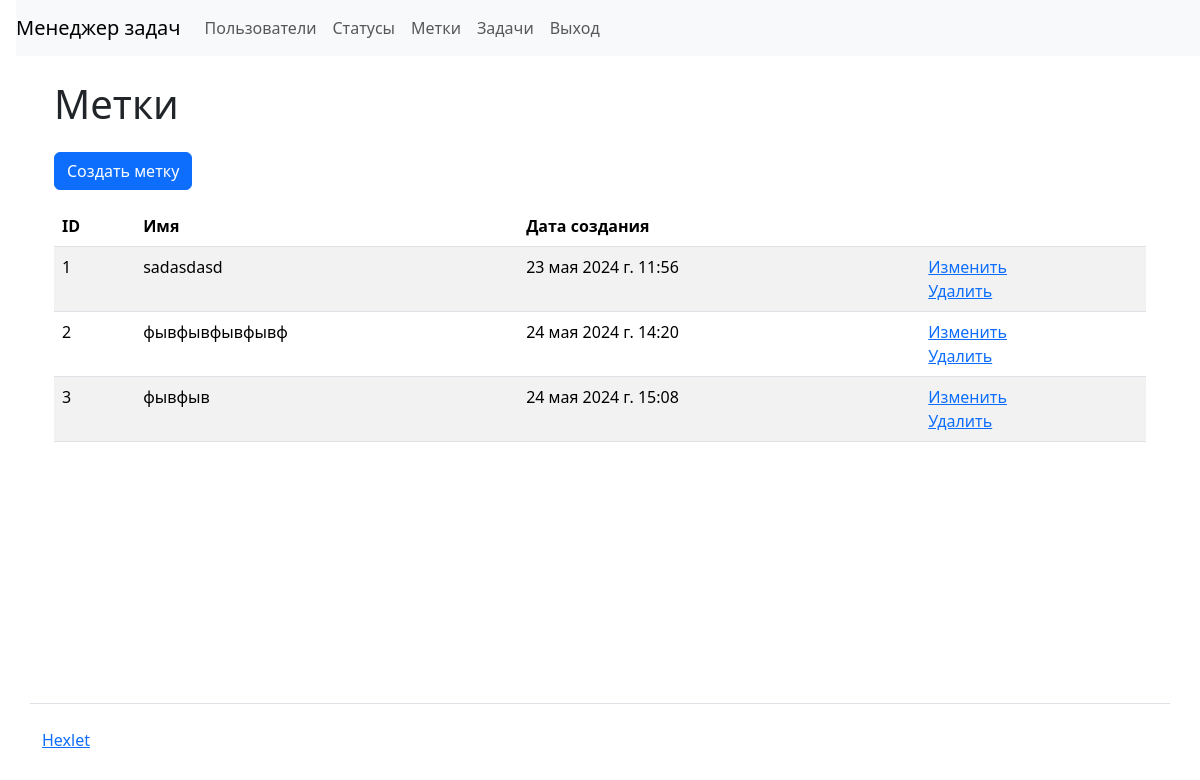
Screenshot of /labels/ (signed in) with the database file from the repository.
### task_manager/apps/labels/models.py (models this page shows, shortened)
class Label(models.Model):
    name = models.CharField(
        max_length=255, null=False, blank=False, verbose_name=_("Name")
    )
    created_at = models.DateTimeField(auto_now_add=True, verbose_name=_("Created at"))

### task_manager/apps/labels/views.py (the view)
# urls.py: path("", views.Index.as_view(), name="labels"),
class Index(CustomLoginRequiredMixin, ListView):
    model = Label
    template_name = "labels/labels.html"
    context_object_name = "labels"
    login_url = "login"

### task_manager/mixins.py (called while the page is built)
    def dispatch(self, request: HttpRequest, *args, **kwargs):
        if not request.user.is_authenticated:
            messages.add_message(
                request, messages.ERROR, self.permission_denied_message
            )
            return self.handle_no_permission()
        return super(CustomLoginRequiredMixin, self).dispatch(request, *args, **kwargs)

### task_manager/templates/labels/labels.html
{% extends 'base.html' %}
{% load i18n %}
{% block content %}
<div class="container wrapper flex-grow-1">
    <h1 class="my-4">{% translate "Labels" %}</h1>
    <a class="btn btn-primary mb-3" href="{% url 'create_label' %}">{% translate "Create label" %}</a>
    <table class="table table-striped">
        <thead>
            <tr>
                <th>ID</th>
                <th>{% translate "Name" %}</th>
                <th>{% translate "Date created" %}</th>
                <th></th>
            </tr>
        </thead>
        <tbody>
            {% for label in labels %}
            <tr>
                <td>{{ label.id }}</td>
                <td>{{ label.name }}</td>
                <td>{{ label.created_at }}</td>
                <td>
                    <a href="{% url 'update_label' label.id %}">{% translate "Update" %}</a>
                    <br>
                    <a href="{% url 'delete_label' label.id %}">{% translate "Delete" %}</a>
                </td>
            </tr>
            {% endfor %}
        </tbody>
    </table>
</div>
{% endblock %}

### rows the page displays
Label: id "1", name "sadasdasd", created_at "23 мая 2024 г. 11:56"
Label: id "2", name "фывфывфывфывф", created_at "24 мая 2024 г. 14:20"
Label: id "3", name "фывфыв", created_at "24 мая 2024 г. 15:08"
